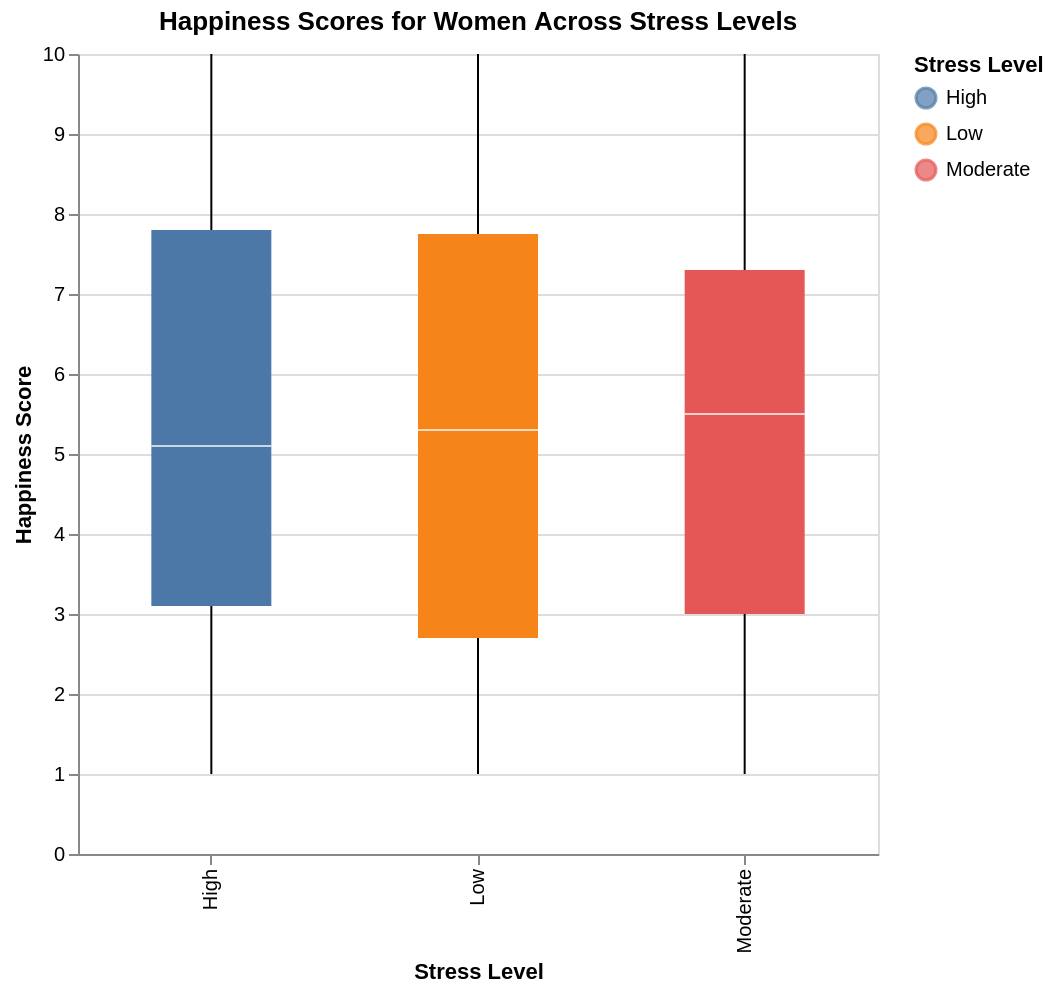

Source (notebook cell):
### Code cell
women_data = df[df["Gender"] == "Female"]

chart1 = alt.Chart(women_data).mark_boxplot(size=60).encode(
    x=alt.X("Stress Level:N", title="Stress Level"),
    y=alt.Y("Happiness Score:Q", title="Happiness Score"),
    color="Stress Level:N",
    tooltip=["Stress Level","Happiness Score"]
).properties(
    title="Happiness Scores for Women Across Stress Levels",
    width=400,
    height=400
)

chart1

### Figure 1 — Vega-Lite specification as saved in the notebook (floating-point values rounded to 4 significant figures; data arrays with more than 128 entries replaced by an {"elided": "..."} marker saying what was removed)
{"config": {"view": {"continuousWidth": 300, "continuousHeight": 300}}, "data": {"name": "data-d3d857a2d0400f456afaabb2ec62ffea"}, "mark": {"type": "boxplot", "size": 60}, "encoding": {"color": {"field": "Stress Level", "type": "nominal"}, "tooltip": [{"field": "Stress Level", "type": "nominal"}, {"field": "Happiness Score", "type": "quantitative"}], "x": {"field": "Stress Level", "title": "Stress Level", "type": "nominal"}, "y": {"field": "Happiness Score", "title": "Happiness Score", "type": "quantitative"}}, "height": 400, "title": "Happiness Scores for Women Across Stress Levels", "width": 400, "$schema": "https://vega.github.io/schema/vega-lite/v5.8.0.json", "datasets": {"data-d3d857a2d0400f456afaabb2ec62ffea": {"elided": "1024 records"}}}
